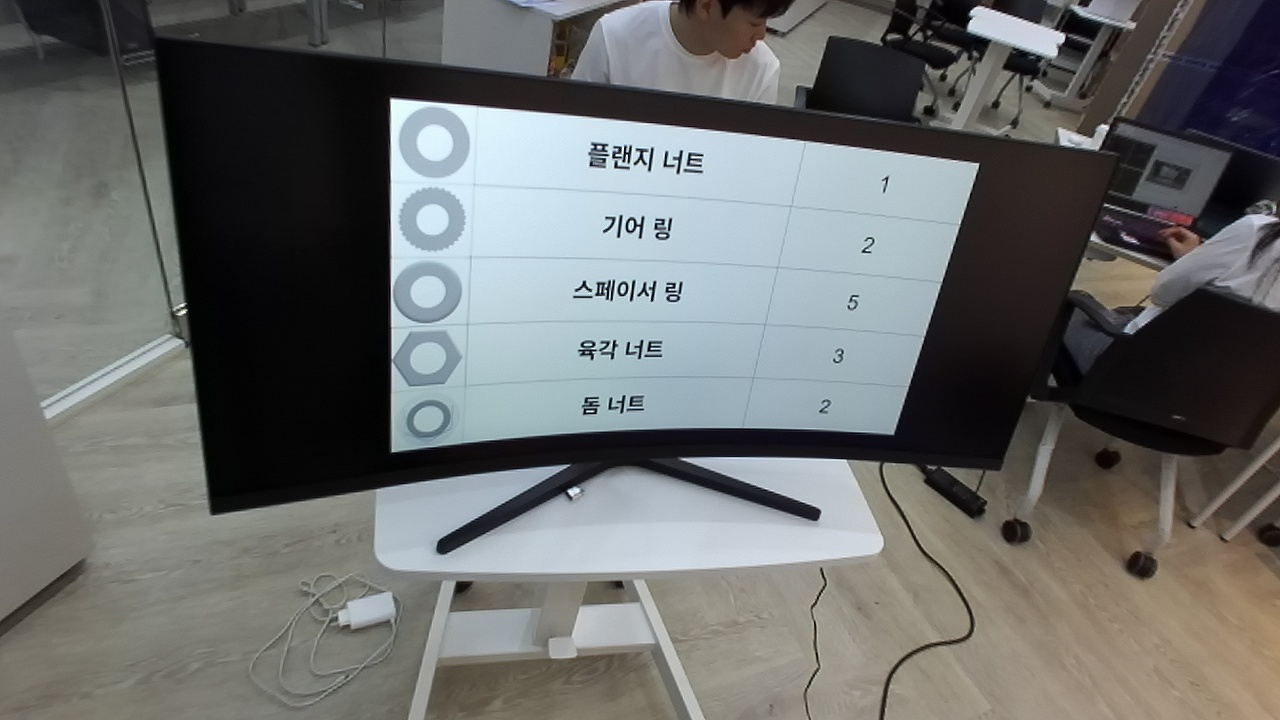
#> input picture monitor_images_for_yolo/zed_parts_table_1779536840_131626963_000000.jpg, 1280 x 720 px
$ python -i a_command_homography_reader.py   (imports and definitions only)
#> lines starting #> are read from the running program, lines starting #| are printed output that depends on the picture; after the words box and inside, x2 and y2 are one past the last pixel; in counts of white or black regions, pixels touching at a corner belong together
#> further down, picture is the input picture: shape (720, 1280, 3); mean B, G, R 107.1, 108.1, 106.1
"""Homography-first, OCR-free A_command reader using OpenCV HOG + SVM."""
from __future__ import annotations

import json
import os
import time
from functools import lru_cache
from typing import Dict, List, Optional, Sequence, Tuple

import cv2
import numpy as np

from perception_nodes.monitor_ocr_a.parts_constants import (
    N_ROWS,
    PART_CLASS_NAMES,
    PART_CLASS_TO_NAME,
    PART_NAMES,
    VALID_DIGITS,
)


BBox = Tuple[int, int, int, int]
DEFAULT_WARP_SIZE = (1200, 700)
DEFAULT_QUAD_CONF_THRESHOLD = 0.45
DEFAULT_DIGIT_HOG_CONF_THRESHOLD = 0.55
DEFAULT_DIGIT_HOG_MARGIN_THRESHOLD = 0.18
DEFAULT_ICON_HOG_CONF_THRESHOLD = 0.55
DEFAULT_ICON_HOG_MARGIN_THRESHOLD = 0.18

_ICON_X = (0.035, 0.36)
_DIGIT_X = (0.74, 0.985)
_CELL_Y = (0.06, 0.94)


def _bbox_to_list(bbox: Optional[Sequence[int]]) -> Optional[List[int]]:
    return [int(v) for v in bbox] if bbox is not None else None


def _empty_parts() -> List[dict]:
    return [{"name": name, "count": -1} for name in PART_NAMES]


def _order_points(pts: np.ndarray) -> np.ndarray:
    pts = np.asarray(pts, dtype=np.float32).reshape(4, 2)
    s = pts.sum(axis=1)
    d = np.diff(pts, axis=1).reshape(-1)
    ordered = np.zeros((4, 2), dtype=np.float32)
    ordered[0] = pts[np.argmin(s)]
    ordered[2] = pts[np.argmax(s)]
    ordered[1] = pts[np.argmin(d)]
    ordered[3] = pts[np.argmax(d)]
    return ordered


def _clip_bbox(bbox: Sequence[float], shape) -> Optional[BBox]:
    h, w = shape[:2]
    x, y, bw, bh = [int(round(v)) for v in bbox]
    x1 = max(0, min(w, x))
    y1 = max(0, min(h, y))
    x2 = max(0, min(w, x + max(0, bw)))
    y2 = max(0, min(h, y + max(0, bh)))
    if x2 <= x1 or y2 <= y1:
        return None
    return x1, y1, x2 - x1, y2 - y1


def _crop(img: np.ndarray, bbox: Optional[BBox]) -> Optional[np.ndarray]:
    if bbox is None:
        return None
    x, y, w, h = bbox
    if w <= 0 or h <= 0:
        return None
    return img[y:y + h, x:x + w].copy()


def _crop_rel(img: np.ndarray, xr: Tuple[float, float],
              yr: Tuple[float, float]) -> Tuple[np.ndarray, BBox]:
    h, w = img.shape[:2]
    x1 = max(0, min(w, int(round(w * xr[0]))))
    x2 = max(0, min(w, int(round(w * xr[1]))))
    y1 = max(0, min(h, int(round(h * yr[0]))))
    y2 = max(0, min(h, int(round(h * yr[1]))))
    if x2 <= x1:
        x1, x2 = 0, w
    if y2 <= y1:
        y1, y2 = 0, h
    return img[y1:y2, x1:x2].copy(), (x1, y1, x2 - x1, y2 - y1)


def _edge_density(img: np.ndarray) -> float:
    if img is None or img.size == 0:
        return 0.0
    gray = cv2.cvtColor(img, cv2.COLOR_BGR2GRAY) if len(img.shape) == 3 else img
    edges = cv2.Canny(gray, 40, 130)
    return float(np.count_nonzero(edges)) / float(edges.size)


def _dark_header_score(crop: np.ndarray) -> float:
    if crop is None or crop.size == 0:
        return 0.0
    gray = cv2.cvtColor(crop, cv2.COLOR_BGR2GRAY) if len(crop.shape) == 3 else crop
    h = gray.shape[0]
    top = gray[:max(1, int(h * 0.22)), :]
    body = gray[int(h * 0.34):, :]
    if body.size == 0:
        return 0.0
    contrast = (float(body.mean()) - float(top.mean())) / 120.0
    dark_ratio = float(np.mean(top < 90))
    return float(np.clip(0.55 * contrast + 0.45 * dark_ratio, 0.0, 1.0))


def _table_structure_score(crop: np.ndarray) -> float:
    if crop is None or crop.size == 0:
        return 0.0
    gray = cv2.cvtColor(crop, cv2.COLOR_BGR2GRAY) if len(crop.shape) == 3 else crop
    h, w = gray.shape[:2]
    if h < 80 or w < 120:
        return 0.0
    binary = cv2.adaptiveThreshold(
        gray, 255, cv2.ADAPTIVE_THRESH_GAUSSIAN_C, cv2.THRESH_BINARY_INV, 31, 8)
    h_kernel = cv2.getStructuringElement(cv2.MORPH_RECT, (max(30, w // 3), 1))
    v_kernel = cv2.getStructuringElement(cv2.MORPH_RECT, (1, max(24, h // 6)))
    horizontal = cv2.morphologyEx(binary, cv2.MORPH_OPEN, h_kernel)
    vertical = cv2.morphologyEx(binary, cv2.MORPH_OPEN, v_kernel)
    h_proj = horizontal.sum(axis=1) / 255.0
    v_proj = vertical.sum(axis=0) / 255.0
    h_lines = int(np.count_nonzero(h_proj > max(w * 0.18, h_proj.max() * 0.30)))
    v_lines = int(np.count_nonzero(v_proj > max(h * 0.16, v_proj.max() * 0.30)))
    rowish = min(1.0, h_lines / max(1.0, h * 0.030))
    colish = min(1.0, v_lines / max(1.0, w * 0.018))
    return float(np.clip(0.72 * rowish + 0.28 * colish, 0.0, 1.0))


def _digit_blob_score(crop: np.ndarray) -> float:
    if crop is None or crop.size == 0:
        return 0.0
    h, w = crop.shape[:2]
    x1 = int(w * 0.72)
    roi = crop[:, x1:]
    gray = cv2.cvtColor(roi, cv2.COLOR_BGR2GRAY) if len(roi.shape) == 3 else roi
    if gray.size == 0:
        return 0.0
    _, binary = cv2.threshold(
        cv2.GaussianBlur(gray, (3, 3), 0), 0, 255,
        cv2.THRESH_BINARY_INV + cv2.THRESH_OTSU)
    n, _labels, stats, _centroids = cv2.connectedComponentsWithStats(
        (binary > 0).astype(np.uint8), 8)
    good = 0
    for label in range(1, n):
        x, y, bw, bh, area = [int(v) for v in stats[label]]
        if area < max(6, int(roi.size * 0.0002)):
            continue
        if bh >= h * 0.035 and bw <= roi.shape[1] * 0.55 and y > h * 0.16:
            good += 1
    return float(np.clip(good / float(N_ROWS), 0.0, 1.0))


def _candidate_quad_from_contour(cnt: np.ndarray) -> Optional[np.ndarray]:
    peri = cv2.arcLength(cnt, True)
    approx = cv2.approxPolyDP(cnt, 0.025 * peri, True)
    if len(approx) == 4:
        return _order_points(approx.reshape(4, 2))
    rect = cv2.minAreaRect(cnt)
    box = cv2.boxPoints(rect)
    return _order_points(box)


def _score_quad(img: np.ndarray, quad: np.ndarray) -> Tuple[float, dict]:
    h, w = img.shape[:2]
    x, y, bw, bh = cv2.boundingRect(quad.astype(np.int32))
    bbox = _clip_bbox((x, y, bw, bh), img.shape)
    if bbox is None:
        return 0.0, {}
    crop = _crop(img, bbox)
    area_ratio = cv2.contourArea(quad.astype(np.float32)) / max(float(w * h), 1.0)
    rect_w = max(np.linalg.norm(quad[1] - quad[0]), np.linalg.norm(quad[2] - quad[3]))
    rect_h = max(np.linalg.norm(quad[3] - quad[0]), np.linalg.norm(quad[2] - quad[1]))
    aspect = rect_w / max(rect_h, 1.0)
    aspect_score = 1.0 - min(1.0, abs(aspect - (DEFAULT_WARP_SIZE[0] / DEFAULT_WARP_SIZE[1])) / 1.8)
    density = _edge_density(crop)
    edge_score = np.clip((density - 0.006) / 0.055, 0.0, 1.0)
    texture_score = np.clip((float(np.std(cv2.cvtColor(crop, cv2.COLOR_BGR2GRAY))) - 10.0) / 45.0, 0.0, 1.0)
    header_score = _dark_header_score(crop)
    structure_score = _table_structure_score(crop)
    digit_score = _digit_blob_score(crop)
    area_score = np.clip((area_ratio - 0.035) / 0.22, 0.0, 1.0)
    score = (
        0.18 * aspect_score
        + 0.13 * area_score
        + 0.16 * edge_score
        + 0.13 * texture_score
        + 0.15 * header_score
        + 0.16 * structure_score
        + 0.09 * digit_score
    )
    debug = {
        "bbox": _bbox_to_list(bbox),
        "aspect": round(float(aspect), 4),
        "area_ratio": round(float(area_ratio), 4),
        "edge_density": round(float(density), 4),
        "aspect_score": round(float(aspect_score), 4),
        "area_score": round(float(area_score), 4),
        "edge_score": round(float(edge_score), 4),
        "texture_score": round(float(texture_score), 4),
        "header_score": round(float(header_score), 4),
        "table_structure_score": round(float(structure_score), 4),
        "digit_blob_score": round(float(digit_score), 4),
        "score": round(float(score), 4),
    }
    return float(score), debug


def find_a_command_quad(img: np.ndarray):
    """Find the A_command panel/table quadrilateral with classical CV only."""
    h, w = img.shape[:2]
    gray = cv2.cvtColor(img, cv2.COLOR_BGR2GRAY)
    hsv = cv2.cvtColor(img, cv2.COLOR_BGR2HSV)
#> hsv: shape (720, 1280, 3); mean H, S, V 64.3, 37.5, 114.1
    sat = hsv[:, :, 1]
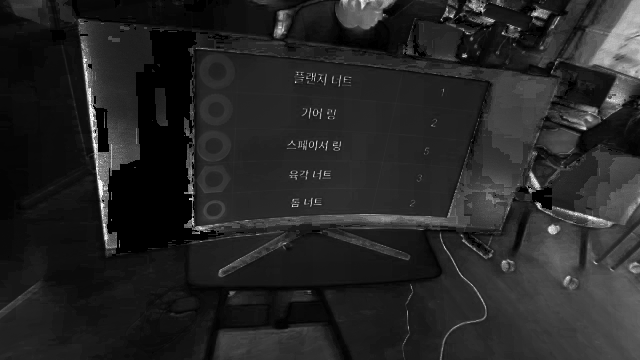
#> sat: shape (720, 1280) (shown at 1/2 size); min 0, max 255, mean 37.5
    val = hsv[:, :, 2]
    bright = ((gray > 115) | ((val > 125) & (sat < 150))).astype(np.uint8) * 255
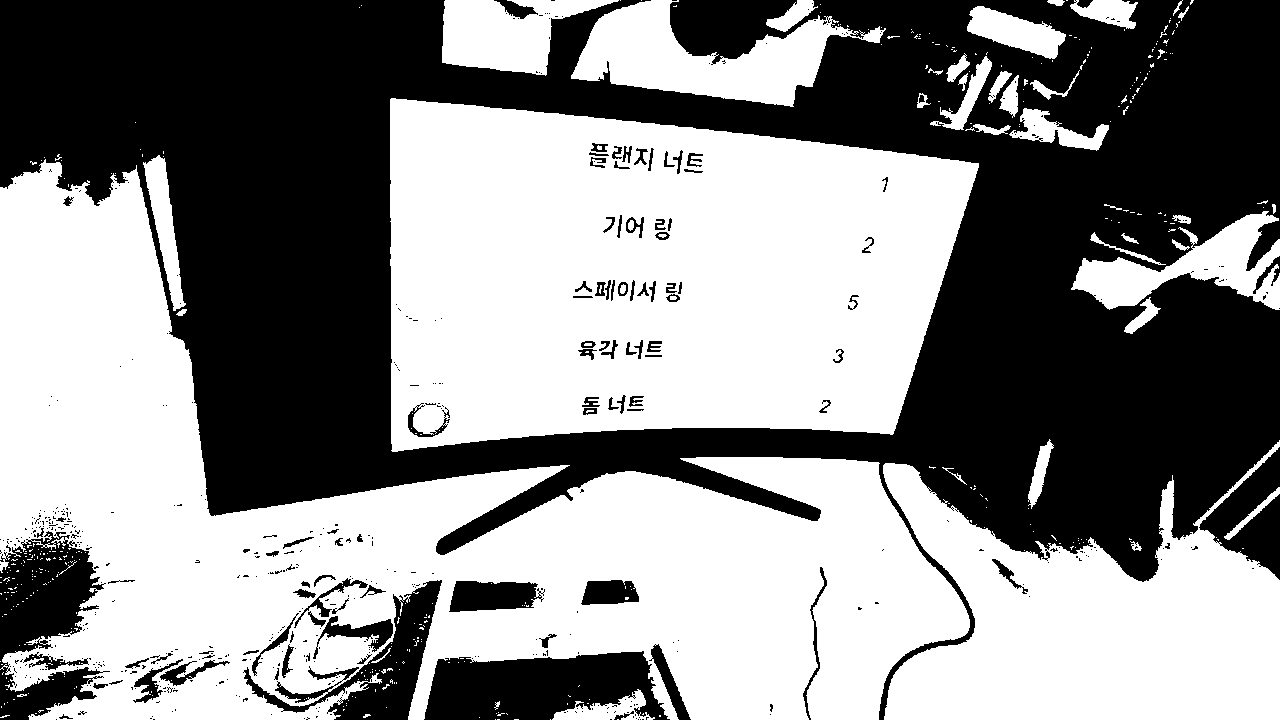
#> bright: shape (720, 1280); 54.5% white; 537 black regions (437 under 20 px), largest, box (x1, y1, x2, y2) and area: (0, 0, 1280, 720) 367389, (424, 651, 670, 720) 12450, (0, 531, 110, 720) 11277
    bright[int(h * 0.94):, :] = 0
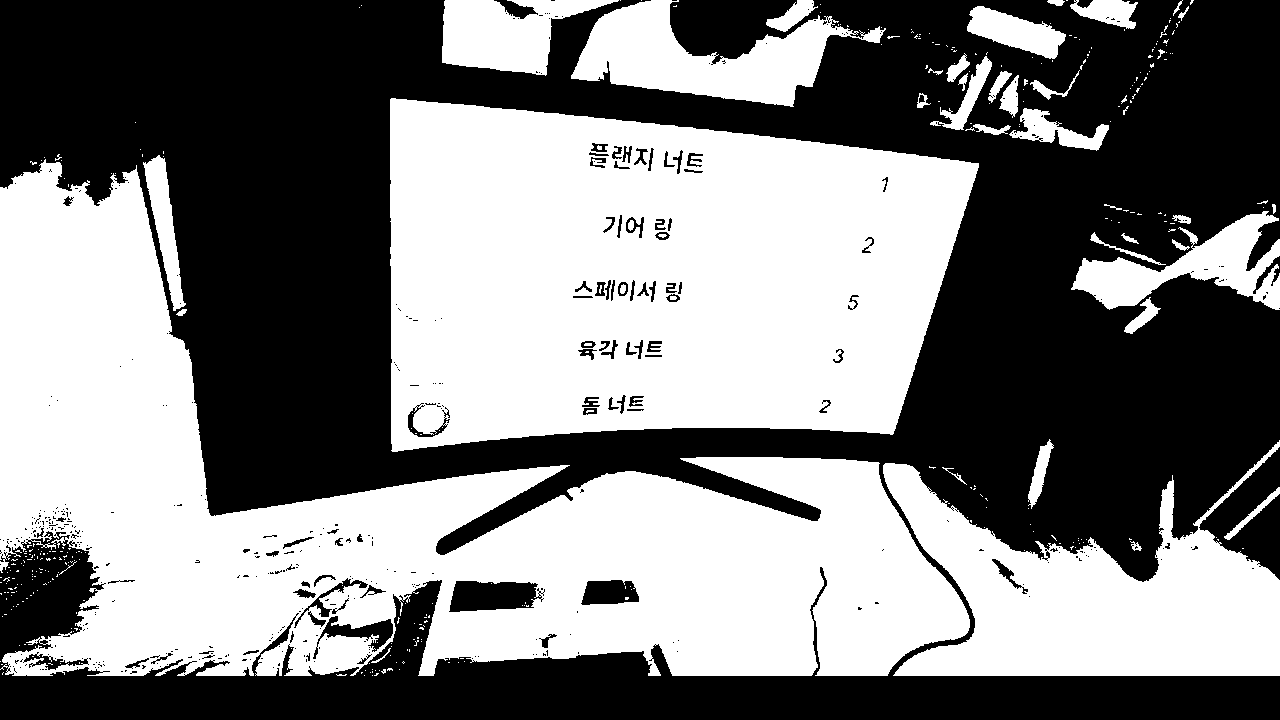
#> bright: shape (720, 1280); 50.2% white; 444 black regions (358 under 20 px), largest, box (x1, y1, x2, y2) and area: (0, 0, 1280, 720) 441373, (1199, 447, 1280, 580) 5047, (449, 581, 545, 612) 2295
    close = cv2.morphologyEx(
        bright,
        cv2.MORPH_CLOSE,
        np.ones((max(7, h // 45), max(9, w // 55)), np.uint8),
    )
#> close: shape (720, 1280); 54.8% white; 11 black regions, largest, box (x1, y1, x2, y2) and area: (0, 0, 1280, 578) 338292, (0, 654, 1280, 720) 59041, (670, 0, 791, 56) 5245
    close = cv2.morphologyEx(close, cv2.MORPH_OPEN, np.ones((5, 5), np.uint8))
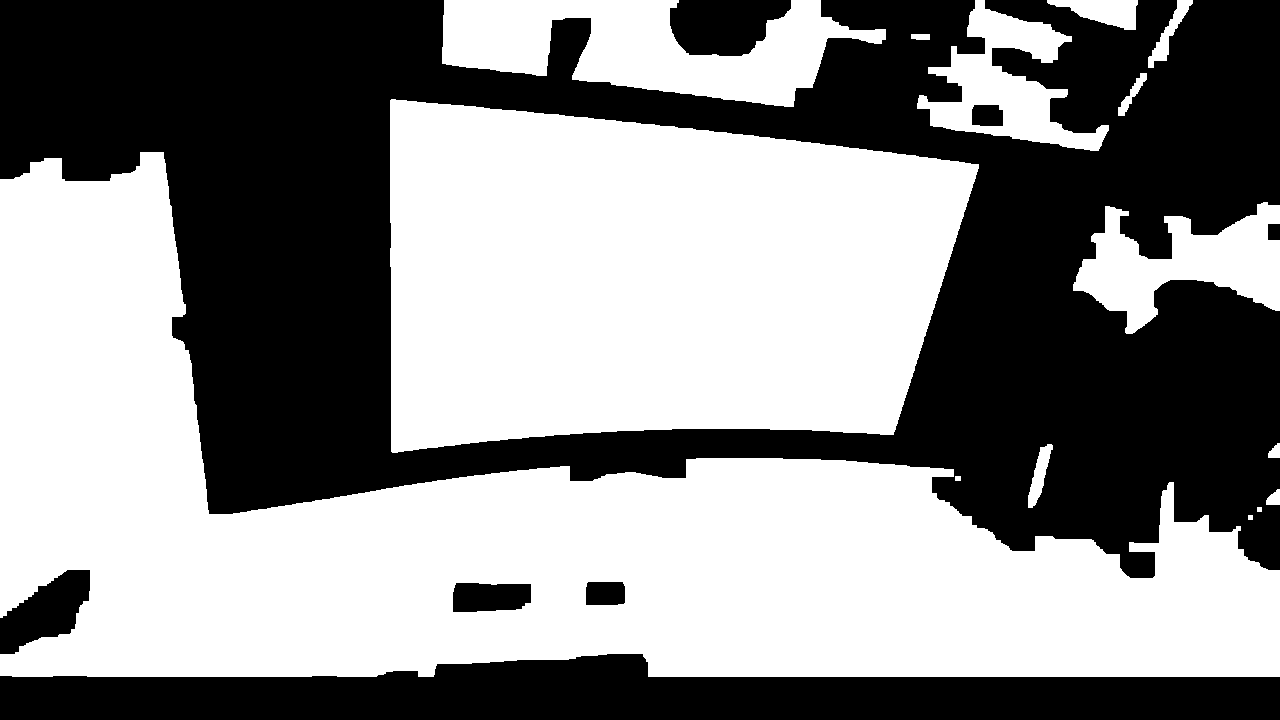
#> close: shape (720, 1280); 54.7% white; 8 black regions
    cnts, _ = cv2.findContours(close, cv2.RETR_EXTERNAL, cv2.CHAIN_APPROX_SIMPLE)
#> cnts = 15 contours, 2 with area under 20; largest, box (x1, y1, x2, y2) and area: (0, 152, 1280, 677) 280970, (390, 99, 979, 453) 167760, (442, 0, 886, 107) 25433, (1073, 202, 1280, 334) 13158, (917, 0, 1109, 151) 11540

    candidates = []
    for cnt in cnts:
        area = cv2.contourArea(cnt)
        if area < w * h * 0.025:
            continue
        quad = _candidate_quad_from_contour(cnt)
        if quad is None:
            continue
        score, detail = _score_quad(img, quad)
        if score <= 0.0:
            continue
        candidates.append((score, quad, detail))
#> this loop made 15 passes
#> area on passes 3, 5, 6, 7, 10, 11, 12, 13: 137.5, 637.5, 107, 13158.5, 306.5, 85.5, 746.5, 1523
#> (the rest of the program and of its run is left out)
